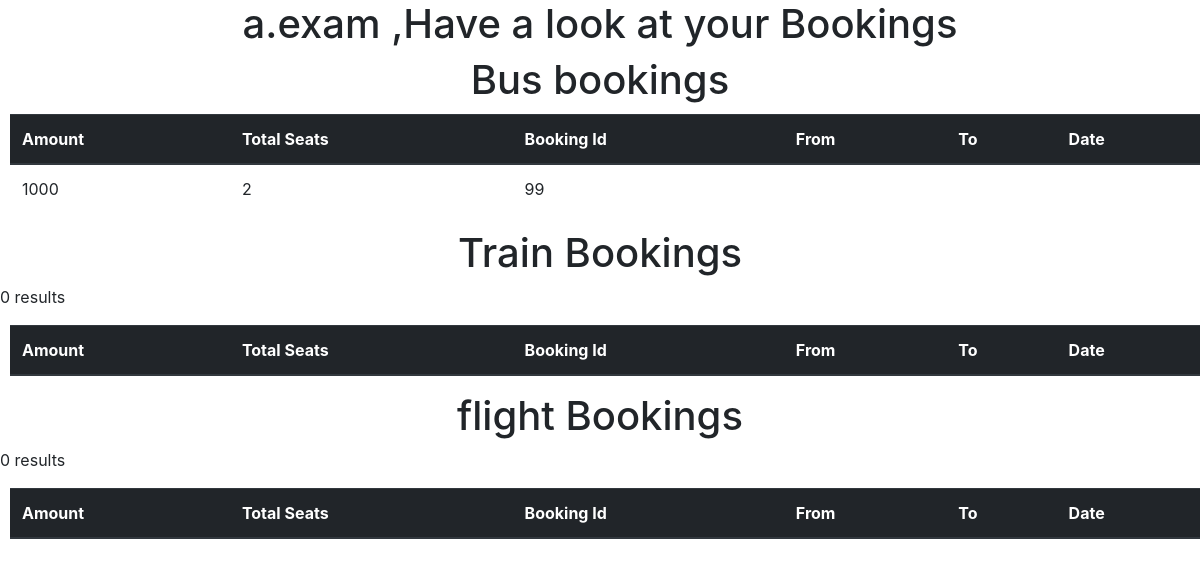
The app's page /mybookings.php (signed in) with its own data.
### tables this page shows
CREATE TABLE `bus_bookdetails` (
  `amount` int(11) NOT NULL,
  `tot_seats` int(11) NOT NULL,
  `booking_id` int(11) NOT NULL,
  `username` varchar(100) DEFAULT NULL
);

### mybookings.php (the view, shortened to what this page needs)
<?php
		$user = $_SESSION['user_name'];
		$conn =  mysqli_connect("localhost","root","","mini");
		$result = mysqli_query($conn, "SELECT * FROM bus_bookdetails where username = '$user'" );
		$resultTrain =  mysqli_query($conn, "SELECT * FROM train_bookdetails where username = '$user'" );
		$resultFlight = mysqli_query($conn, "SELECT * FROM flight_bookdetails where username = '$user'" );
?>
	<!DOCTYPE html>
	<html>
	<head>
		<link rel="stylesheet" href="https://maxcdn.bootstrapcdn.com/bootstrap/4.0.0/css/bootstrap.min.css">
	</head>
	<body>
		<h1><?php echo $user." ,Have a look at your Bookings"?></h1>
		<h1>Bus bookings</h1>
<table class="table">
  <thead class="thead-dark">
    <tr>
      <th scope="col">Amount</th>
      <th scope="col">Total Seats</th>
      <th scope="col">Booking Id</th>
      <th scope="col">From</th>
      <th scope="col">To</th>
      <th scope="col">Date</th>
    </tr>
    <tbody>
    <?php
    	if ($result->num_rows > 0) {
    	 while($row = $result->fetch_assoc()) { ?>
    <tr>
      		<td><?php  echo $row["amount"]  ?></td>
      		<td><?php  echo $row["tot_seats"]?></td>
      		<td><?php  echo $row["booking_id"]?></td>
      		<td><?php  echo $row["source"] ?></td>
      		<td><?php  echo $row["destination"]?></td>
     		<td><?php echo $row["date"];?></td>
    </tr>
<?php
    }
	} else {	?>
<p> <?php   echo "0 results";	?></p>
<?php	}
?>
<table class="table">
  <thead class="thead-dark">
    <tr>
    	<h1>Train Bookings</h1>
      <th scope="col">Amount</th>
      <th scope="col">Total Seats</th>
      <th scope="col">Booking Id</th>
      <th scope="col">From</th>
      <th scope="col">To</th>
      <th scope="col">Date</th>
    </tr>
    <tbody>
    <?php
    	if ($resultTrain->num_rows > 0) {
    	 while($row = $resultTrain->fetch_assoc()) { ?>
    <tr>
      		<td><?php  echo $row["amount"]  ?></td>
      		<td><?php  echo $row["tot_seats"]?></td>
      		<td><?php  echo $row["booking_id"]?></td>
      		<td><?php  echo $row["source"] ?></td>
      		<td><?php  echo $row["destination"]?></td>
     	  <td><?php echo $row["date"];?></td> --> -->
    </tr>
<?php
    }
	} else {	?>
<p> <?php   echo "0 results";	?></p>
<?php	}
?>
<table class="table">
  <thead class="thead-dark">
    <tr>
      <h1>flight Bookings</h1>
      <th scope="col">Amount</th>
      <th scope="col">Total Seats</th>
      <th scope="col">Booking Id</th>
      <th scope="col">From</th>
      <th scope="col">To</th>
      <th scope="col">Date</th>
    </tr>
    <tbody>
    <?php
      if ($resultFlight->num_rows > 0) {
       while($row = $resultFlight->fetch_assoc()) { ?>
    <tr>
          <td><?php  echo $row["amount"]  ?></td>
          <td><?php  echo $row["tot_seats"]?></td>
          <td><?php  echo $row["booking_id"]?></td>
          <td><?php  echo $row["source"] ?></td>
          <td><?php  echo $row["destination"]?></td>
        <td><?php echo $row["date"];?></td> --> -->
    </tr>
<?php
    }
  } else {  ?>
<p> <?php   echo "0 results"; ?></p>
<?php }
?>
  </body>
</html>

### mybookings.php (style rules this page uses)
h1 { text-align: center; }
table { margin: 10px; margin-right: 10px; marker-end: 10px; padding: 10px; }

### records on screen
bus_bookdetails: amount "1000", tot_seats "2", booking_id "99"

### other values on screen
$user "a.exam"
